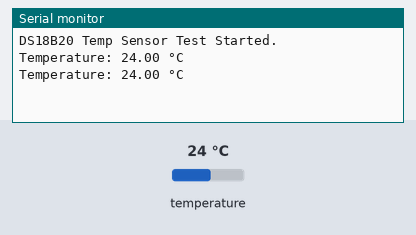
Bench run of a sketch on a simulated Arduino Uno, built with avr-gcc and run on an emulated ATmega328P. Shown: the last lines printed to the serial monitor. The inputs (shaded band) are chosen by the test bench; at power-on: temperature 24 °C.

Above: at 3.3 s.
3.4 s: temperature set to 12 °C
At 5.5 s:
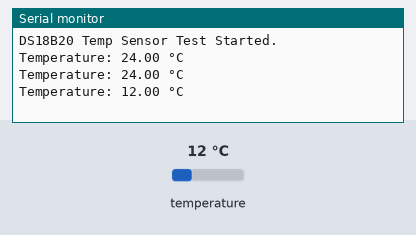
5.9 s: temperature set to 19 °C
At 6.8 s:
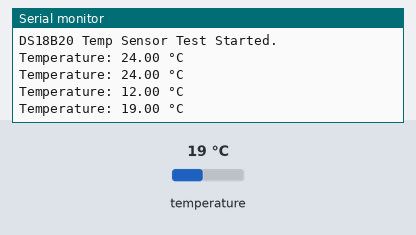
Timing chart, 0 to 8.9 s (numbered marks = the images above; inputs shaded):
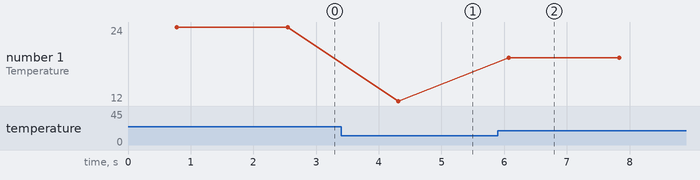

Measured:
- after the input at 3.4 s, the serial monitor: prints a new line after 0.91 s (image 1)
- after the input at 5.9 s, the serial monitor: prints a new line after 0.17 s (image 2)
- plotted number 1: 24 → 12 after the input at 3.4 s, 12 → 19 after the input at 5.9 s

The sketch:

test_temp.ino
```cpp
// Test DS18B20 Temp Sensor on GPIO 4
// Requires OneWire and DallasTemperature libraries to be installed.

#include <OneWire.h>
#include <DallasTemperature.h>

#define PIN_TEMP 4

OneWire oneWire(PIN_TEMP);
DallasTemperature tempSensor(&oneWire);

void setup() {
  Serial.begin(115200);
  tempSensor.begin();
  Serial.println("DS18B20 Temp Sensor Test Started.");
}

void loop() {
  tempSensor.requestTemperatures();
  float tempC = tempSensor.getTempCByIndex(0);

  if (tempC == DEVICE_DISCONNECTED_C) {
    Serial.println("Error: Could not read temperature data (Disconnected).");
  } else {
    Serial.print("Temperature: ");
    Serial.print(tempC);
    Serial.println(" °C");
  }

  delay(1000);
}
```
